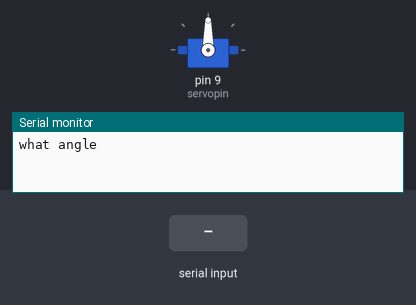
This sketch was run on a simulated Arduino Uno, built with avr-gcc and run on an emulated ATmega328P. Shown: servo, the last lines printed to the serial monitor. The test bench sets the inputs (shaded band).

Above: at 1.2 s.
1.3 s: "30,150\n" received over Serial
At 2.6 s:
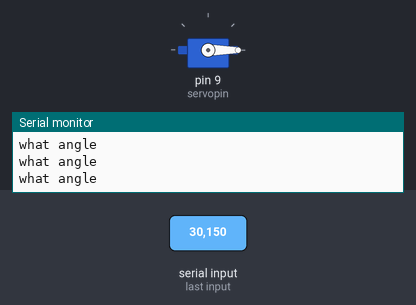
3.8 s: "90,45\n" received over Serial
At 4.6 s:
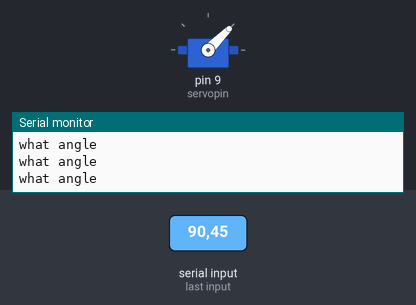
6.3 s: "200\n" received over Serial
At 6.8 s:
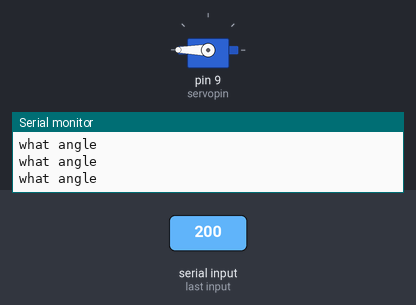
Timing chart, 0 to 9.3 s (numbered marks = the images above; inputs shaded):
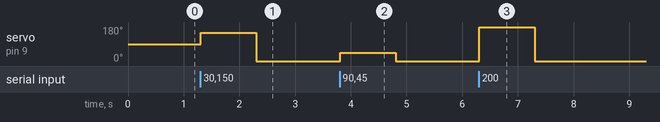

The sketch:

Servos_intro.ino
```cpp
# include <Servo.h>
int servopin = 9;
int servopos = 0;
Servo myservo;

void setup() {
Serial.begin(9600);
myservo.attach (servopin);

}

void loop() {
  Serial.println("what angle");
  while (Serial.available()==0){
  }

  servopos = Serial.parseInt();

myservo.write(servopos);
}
```

Measured:
- after the input at 1.3 s, servo on pin 9 (servopin): 90° → 150° at once, → 0° 1.0 s later
- after the input at 3.8 s, servo on pin 9 (servopin): 0° → 45° at once, → 0° 1.0 s later
- after the input at 6.3 s, servo on pin 9 (servopin): 0° → 180° at once, → 0° 1.0 s later
